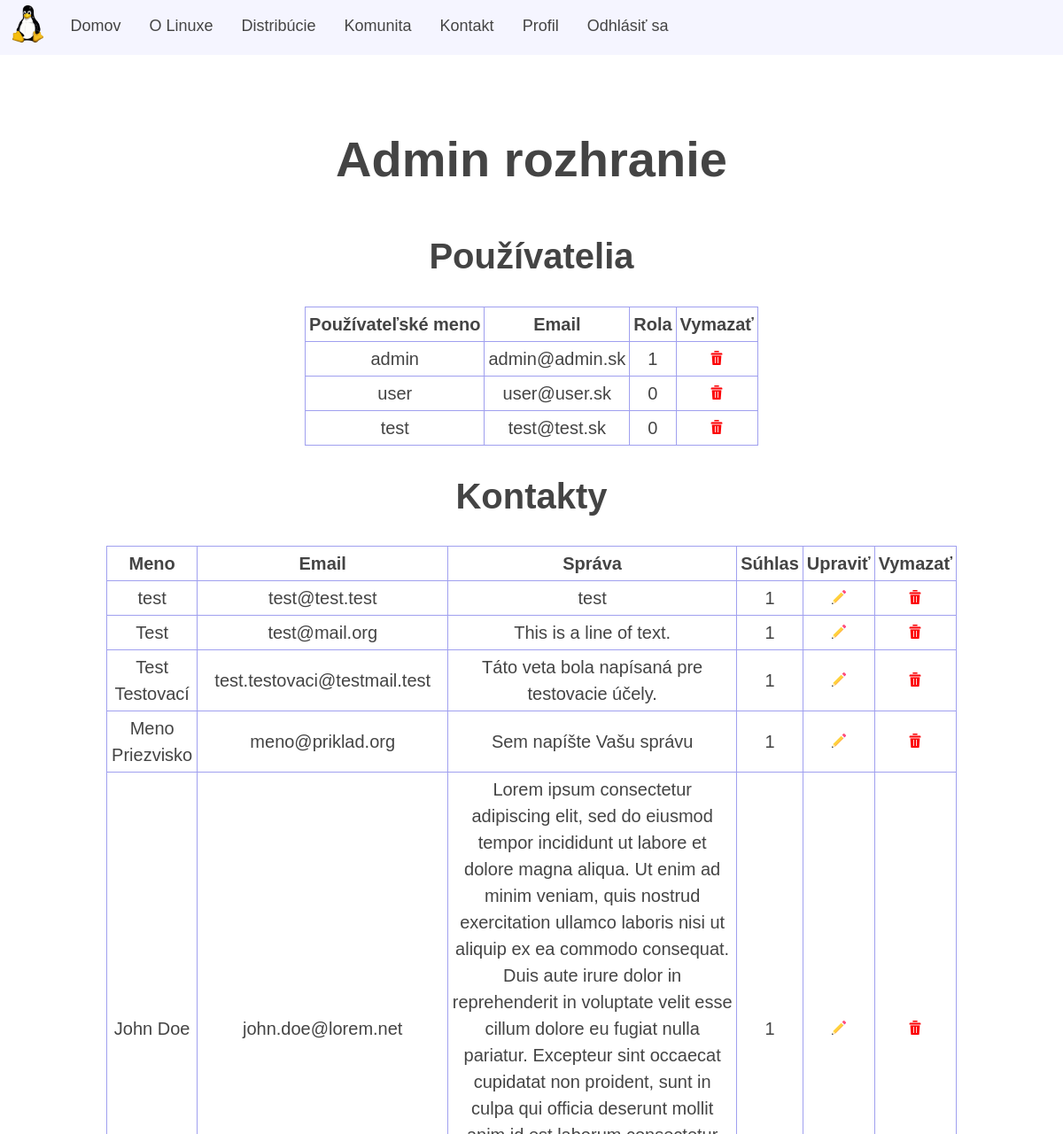
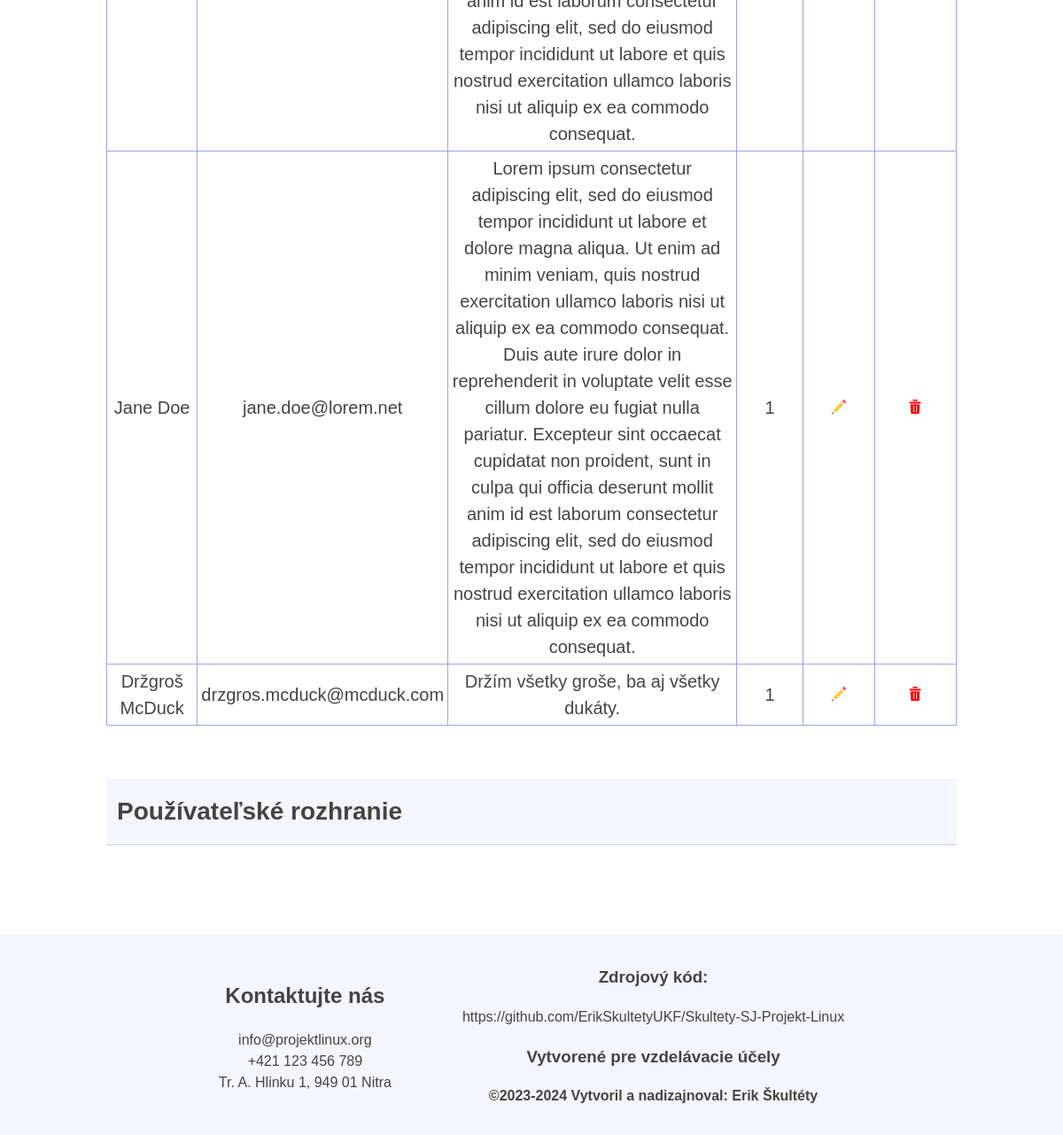
Page /templates/profile.php (signed in) on the committed database (2 pictures, top to bottom).
### tables this page shows
CREATE TABLE `users` (
  `id` int(11) NOT NULL,
  `username` text NOT NULL,
  `email` text NOT NULL,
  `password` text NOT NULL,
  `role` int(11) NOT NULL
);

CREATE TABLE `contact` (
  `id` int(11) NOT NULL,
  `name` text NOT NULL,
  `email` text NOT NULL,
  `message` text NOT NULL,
  `accept_status` tinyint(1) DEFAULT NULL
);

### _inc/classes/Database.php (called while the page is built)
<?php
    class Database {
        private $host = DATABASE['HOST'];
        private $dbName = DATABASE['DBNAME'];
        private $userName = DATABASE['USERNAME'];
        private $password = DATABASE['PASSWORD'];
        protected function dbConnection() {
            try {
                $connection = new PDO("mysql:host=" . $this->host . ";dbname=" . $this->dbName . ";charset=utf8",
                                      $this->userName,
                                      $this->password);
                $connection->setAttribute(PDO::ATTR_ERRMODE, PDO::ERRMODE_WARNING);
                $connection->setAttribute(PDO::ATTR_DEFAULT_FETCH_MODE,PDO::FETCH_OBJ);
                return $connection;
            } catch(PDOException $e) {
                die("Chyba pripojenia k databáze: " . $e->getMessage());
            }
        }
    }
?>

### _inc/classes/User.php (called while the page is built, shortened)
<?php
    class User extends Database{
        private $db;
        public function __construct() {
            $this->db = $this->dbConnection();
        }
        public function select() {
            try {
                $sql = "SELECT * FROM users";
                $query = $this->db->query($sql);
                $users = $query->fetchAll();
                return $users;
            } catch(PDOException $e) {
                echo($e->getMessage());
            }
        }
    }
?>

### _inc/classes/Contact.php (called while the page is built, shortened)
<?php
    class Contact extends Database {
        private $db;
        public function __construct() {
            $this->db = $this->dbConnection();
        }
        public function select() {
            try {
                $sql = "SELECT * FROM contact";
                $query = $this->db->query($sql);
                $contact = $query->fetchAll();
                return $contact;
            } catch (PDOException $e){
                echo($e->getMessage());
            }
        }
    }
?>

### templates/partials/admin-contacts.php (the view, shortened to what this page needs)
<h1 class="text-center">Kontakty</h1>
<?php
    $contactObject = new Contact();
    $contacts = $contactObject->select();
    echo '<table class="text-center table-center margin-bottom-3">';
    echo '<tr>
            <th>Meno</th>
            <th>Email</th>
            <th>Správa</th>
            <th>Súhlas</th>
            <th>Upraviť</th>
            <th>Vymazať</th>
        </tr>';
    foreach($contacts as $c) {
        echo '<tr>';
        echo '<td>'.$c->name;'</td>';
        echo '<td>'.$c->email;'</td>';
        echo '<td>'.$c->message;'</td>';
        echo '<td>'.$c->accept_status;'</td>';
        echo '<td>
                <form class="text-center" action="contact-update.php" method="POST">
                    <button class="table-button" type="submit" name="editContact" value="'.$c->id.'"'.'><img src="../assets/img/misc/edit.png" class="table-button"></button>
                </form>
                </td>';
        echo '<td>
                <form class="text-center" action="" method="POST">
                    <button class="table-button" type="submit" name="deleteContact" value="'.$c->id.'"'.' onclick="return checkDelete()"><img src="../assets/img/misc/delete.png" class="table-button"></button>
                </form>
                </td>';
        echo '</tr>';
    }
    echo '</table>';
?>

### templates/partials/admin-users.php (shortened to what this page needs)
<h1 class="text-center">Používatelia</h1>
<?php
    $userObject = new User();
    $users = $userObject->select();
    echo '<table class="text-center table-center">';
    echo '<tr>
            <th>Používateľské meno</th>
            <th>Email</th>
            <th>Rola</th>
            <th>Vymazať</th>
          </tr>';
    foreach($users as $u) {
        echo '<tr>';
        echo '<td>'.$u->username;'</td>';
        echo '<td>'.$u->email;'</td>';
        echo '<td>'.$u->role;'</td>';
        echo '<td>
                <form class="text-center" action="" method="POST">
                    <button class="table-button" type="submit" name="deleteUser" value="'.$u->id.'"'.' onclick="return checkDelete()"><img src="../assets/img/misc/delete.png" class="table-button"></button>
                </form>
                </td>';
        echo '</tr>';
    }
    echo '</table>';
?>

### assets/css/style.css (style rules this page uses)
*, *::before, *::after { box-sizing: inherit; }
body { display: flex; flex-direction: column; min-height: 100dvh; margin: 0; font-family: "liberation sans", "arial"; font-size: 1.25rem; line-height: 1.5; }
table, th, td { padding: 0.25rem; border: 1px solid #a0a0ef; border-collapse: collapse; }
.table-center { margin-left: auto; margin-right: auto; }
.table-button { background-color: #fff; border: 0; width: 1rem; cursor: pointer; }
.margin-bottom-3 { margin-bottom: 3em; }
.text-center { text-align: center; }

### rows in the picture
users: username "admin", email "admin@admin.sk", role "1"
users: username "user", email "user@user.sk", role "0", $u->id 2 (drawn)
users: username "test", email "test@test.sk", role "0", $u->id 3 (drawn)
contact: name "test", email "test@test.test", message "test", accept_status "1"
contact: name "Test", email "test@mail.org", message "This is a line of text.", accept_status "1", $c->id 2 (drawn)
contact: name "Test Testovací", email "test.testovaci@testmail.test", message "Táto veta bola napísaná pre testovacie účely.", accept_status "1", $c->id 4 (drawn)
contact: name "Meno Priezvisko", email "meno@priklad.org", message "Sem napíšte Vašu správu", accept_status "1", $c->id 5 (drawn)
contact: name "John Doe", email "john.doe@lorem.net", message "Lorem ipsum consectetur adipiscing elit, sed do eiusmod tempor incididunt ut labore et dolore magna aliqua. Ut enim ad minim veniam, quis nostrud exercitation ullamco laboris nisi ut aliquip ex ea commodo consequat. Duis aute irure dolor in reprehenderit in voluptate velit esse cillum dolore eu fugiat nulla pariatur. Excepteur sint occaecat cupidatat non proident, sunt in culpa qui officia deserunt mollit anim id est laborum consectetur adipiscing elit, sed do eiusmod tempor incididunt ut labore et quis nostrud exercitation ullamco laboris nisi ut aliquip ex ea commodo consequat.", accept_status "1", $c->id 6 (drawn)
contact: name "Jane Doe", email "jane.doe@lorem.net", message "Lorem ipsum consectetur adipiscing elit, sed do eiusmod tempor incididunt ut labore et dolore magna aliqua. Ut enim ad minim veniam, quis nostrud exercitation ullamco laboris nisi ut aliquip ex ea commodo consequat. Duis aute irure dolor in reprehenderit in voluptate velit esse cillum dolore eu fugiat nulla pariatur. Excepteur sint occaecat cupidatat non proident, sunt in culpa qui officia deserunt mollit anim id est laborum consectetur adipiscing elit, sed do eiusmod tempor incididunt ut labore et quis nostrud exercitation ullamco laboris nisi ut aliquip ex ea commodo consequat.", accept_status "1", $c->id 7 (drawn)
contact: name "Držgroš McDuck", email "drzgros.mcduck@mcduck.com", message "Držím všetky groše, ba aj všetky dukáty.", accept_status "1", $c->id 8 (drawn)

### other values in the picture
$pageName "Domov"
$pageName "O Linuxe"
$pageName "Distribúcie"
$pageName "Komunita"
$pageName "Kontakt"
$pageName "Profil"
$pageName "Odhlásiť sa"
